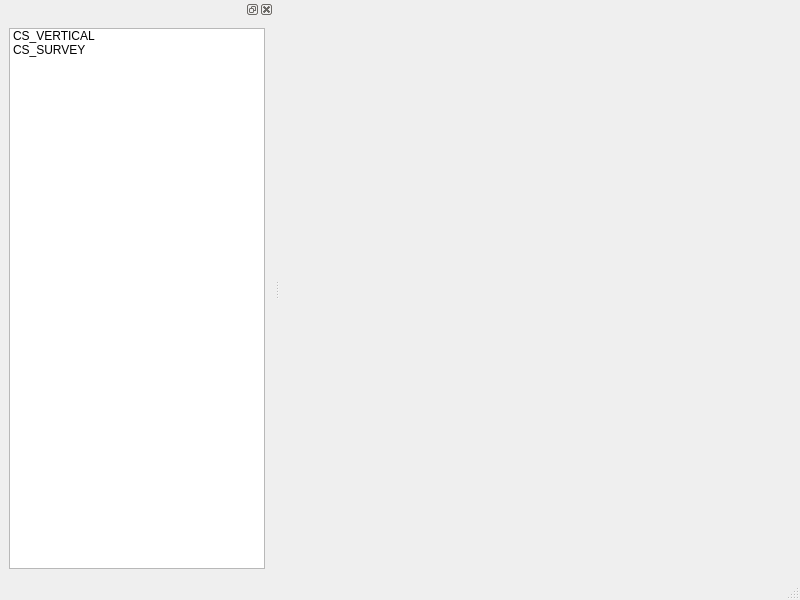
<?xml version="1.0" encoding="UTF-8"?>
<ui version="4.0">
 <class>DataWindow</class>
 <widget class="QMainWindow" name="DataWindow">
  <property name="geometry">
   <rect>
    <x>0</x>
    <y>0</y>
    <width>800</width>
    <height>600</height>
   </rect>
  </property>
  <property name="windowTitle">
   <string>MainWindow</string>
  </property>
  <widget class="QWidget" name="centralwidget"/>
  <widget class="QMenuBar" name="menubar">
   <property name="geometry">
    <rect>
     <x>0</x>
     <y>0</y>
     <width>800</width>
     <height>18</height>
    </rect>
   </property>
  </widget>
  <widget class="QStatusBar" name="statusbar"/>
  <widget class="QDockWidget" name="dockWidget">
   <attribute name="dockWidgetArea">
    <number>1</number>
   </attribute>
   <widget class="QWidget" name="dockWidgetContents">
    <layout class="QVBoxLayout" name="verticalLayout">
     <item>
      <widget class="QListWidget" name="listWidget">
       <item>
        <property name="text">
         <string>CS_VERTICAL</string>
        </property>
       </item>
       <item>
        <property name="text">
         <string>CS_SURVEY</string>
        </property>
       </item>
      </widget>
     </item>
    </layout>
   </widget>
  </widget>
 </widget>
 <resources/>
 <connections/>
</ui>
